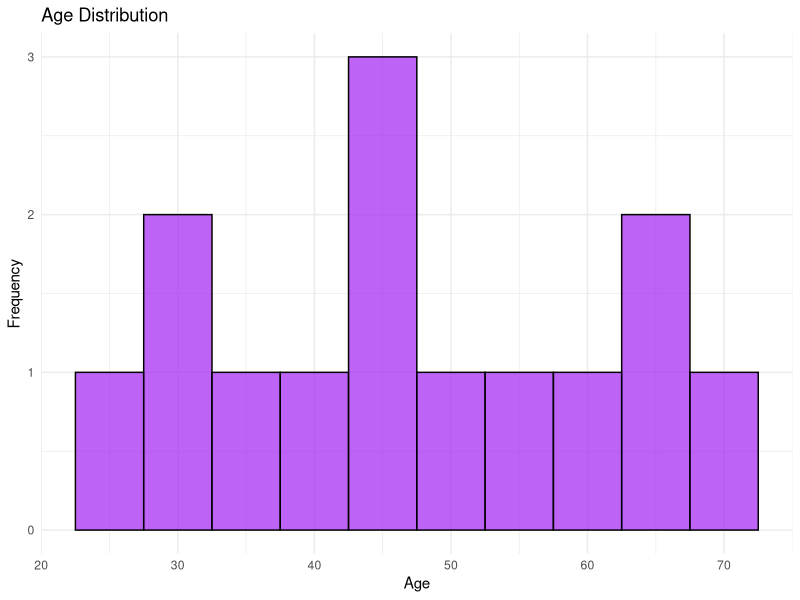

The R source for this figure:
library(ggplot2)
age_data <- data.frame(
  Age = c(25, 30,35, 30, 40,45,45, 45, 50, 55, 60,65, 65, 70)
)
ggplot(age_data, aes(x = Age)) +
  geom_histogram(binwidth = 5, fill = "purple", color = "black", alpha = 0.7) +
  labs(title = "Age Distribution",
       x = "Age",
       y = "Frequency") +
  theme_minimal()
